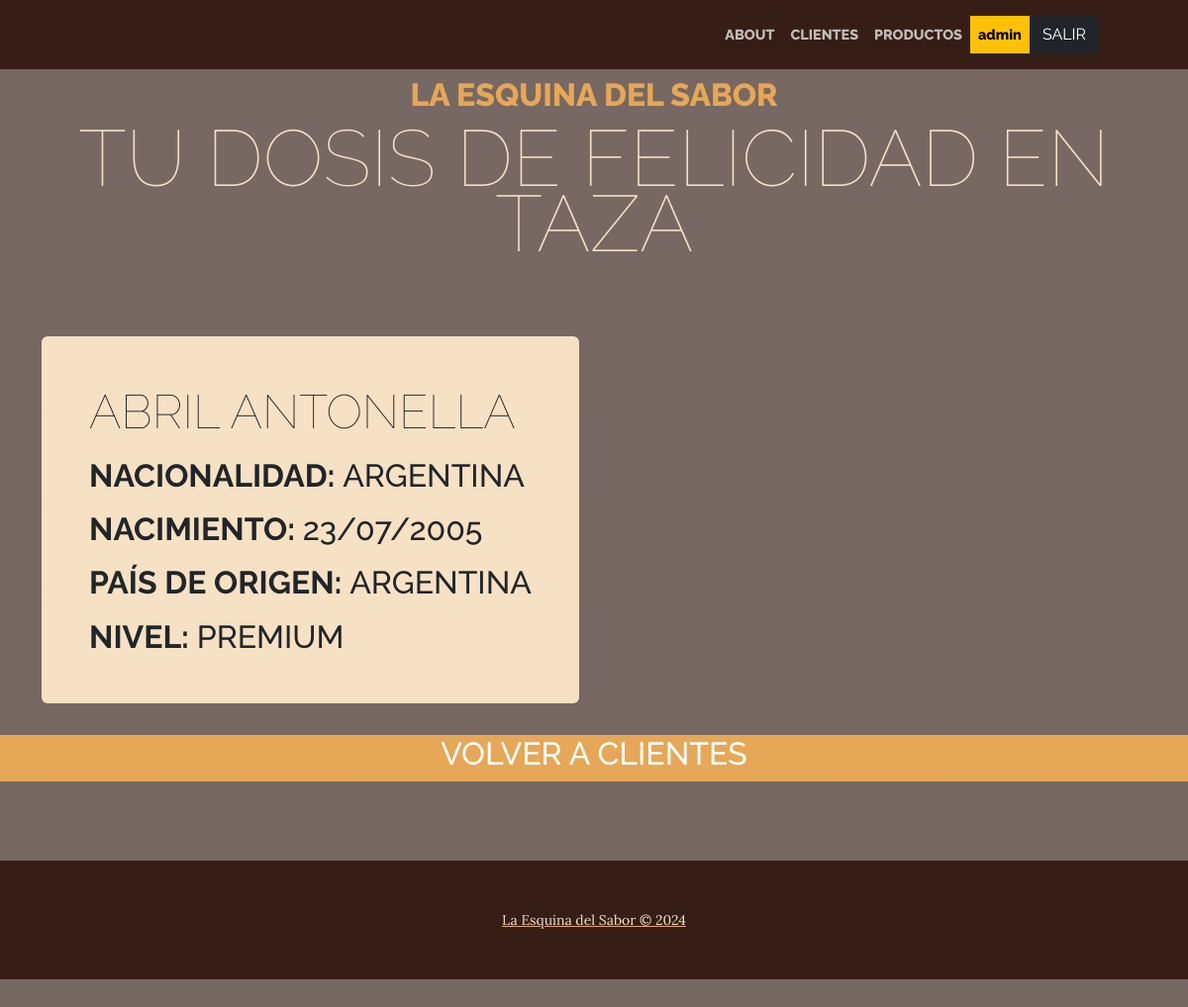
The app's page /cliente/cliente_detail/8 (signed in) with its own data.
### cliente/models.py (models this page shows, shortened)
class cliente(models.Model):
        nombre = models.CharField(max_length=200)
        apellido = models.CharField(max_length=50)
        nacimiento = models.DateField(null=True)
        pais_origen_id = models.ForeignKey(Pais, on_delete=models.SET_NULL, null=True, verbose_name="País de origen")
        nivel_sus = models.ForeignKey(suscripcion, on_delete=models.SET_NULL, null=True, verbose_name="Nivel")

class Pais(models.Model):
    nombre = models.CharField(max_length=50)
    def __str__(self):
        return self.nombre
    class Meta:
        verbose_name_plural = 'Países'

class suscripcion(models.Model):
    nivel = models.CharField(max_length=50)
    def __str__(self):
        return self.nivel

### cliente/views.py (the view)
# urls.py: path("cliente_detail/<int:pk>",views.cliente_detail,name="cliente_detail"),
def cliente_detail(request,pk):
    cliente = models.cliente.objects.filter(id=pk)
    context = {"cliente": cliente}
    return render(request, "cliente/cliente_detail.html",context)

### cliente/templates/cliente/cliente_detail.html (shortened to what this page needs)
{% extends 'core/base.html' %}
{% load static %}
{% block contenido %}
{% if user.is_authenticated %}
{% if user.username == 'admin' %}
<html lang="es">
    <head>
        <link rel="stylesheet" href="{% static 'core/css/estilos.css' %}">
    </head>
    <body>
        <section class="page-section">
            <div class="container">
            {% for Cliente in cliente %}
            <div class="product-item">
                <div class="product-item-title d-flex">
                    <div class="bg-faded p-5 d-flex me-auto rounded">
                        <h2 class="section-heading mb-0">
                            <span class="section-heading-lower">{{ Cliente.nombre }} {{Cliente.apellido}} </span>
                            <span class="fw-bold">Nacionalidad: </span> {{Cliente.pais_origen_id }}<br>
                            <span class="fw-bold">Nacimiento: </span> {{ Cliente.nacimiento|date:"d/m/Y" }} <br>
                            <span class="fw-bold">País de origen: </span> {{ Cliente.pais_origen_id }}<br>
                            <span class="fw-bold">Nivel: </span> {{ Cliente.nivel_sus }}
                        </h2>
                  </div>
                </div>
              </div>
            {% endfor %}
          </div>
    <SECtion>
      <a href="{% url 'cliente:Home' %}">
        <section class="page-section bg-primary" id="about">
          <div class="container px-4 px-lg-5">
              <div class="row gx-4 gx-lg-5 justify-content-center">
                  <div class="col-lg-8 text-center">
                      <h2 class="text-white mt-0">VOLVER A CLIENTES</h2>
                  </div>
              </div>
          </div>
      </section>
        <footer class="footer text-faded text-center py-5">
            <div class="container"><p class="m-0 small">La Esquina del Sabor &copy; 2024</p></div>
        </footer>
      {% endif %}
      {% endif %}
{% endblock contenido %}

### core/templates/core/base.html (shortened to what this page needs)
{% load static %}
<!DOCTYPE html>
<html lang="es">
    <head>
        <link href="{% static 'core/css/styles.css' %}" rel="stylesheet" />
    </head>
    <body>
        <header>
            <h1 class="site-heading text-center text-faded d-none d-lg-block">
                <span class="site-heading-upper text-primary mb-3">La Esquina del Sabor</span>
                <span class="site-heading-lower">Tu Dosis de Felicidad en Taza</span>
            </h1>
        </header>
        <nav class="navbar navbar-expand-lg navbar-light fixed-top py-3" id="mainNav">
            <div class="container px-4 px-lg-5">
                <div class="container">
                <div class="collapse navbar-collapse" id="navbarResponsive">
                    <ul class="navbar-nav ms-auto my-2 my-lg-0">
                        <li class="nav-item"><a class="nav-link" href="{% url 'core:about' %}">ABOUT</a></li>
                        {% if user.is_authenticated %}
                        {% if user.username == 'admin' %}
                            <li class="nav-item"><a class="nav-link" href="{% url 'cliente:Home' %}">CLIENTES</a></li>
                            <li class="nav-item"><a class="nav-link" href="{% url 'producto:Home' %}">PRODUCTOS</a></li>
                            <li class="nav-item"><a class="nav-link text-bg-warning">{{ user.username }}</a></li>
                            <li class="nav-item">
                            <form action="{% url 'core:logout' %}" method="post">
                                <button type="submit" class="btn btn-dark">SALIR</a></button>
                            </form>
                            </li>
                        {% endif %}
                        {% else %}
                        <li class="nav-item"><a class="nav-link" href="{% url 'core:login' %}">INICIAR SESIÓN</a></li>
                        <li class="nav-item"><a class="nav-link" href="{% url 'core:register' %}">REGISTRARSE</a></li>
                        {% endif %}
                    </ul>
                </div>
            </div>
        </nav>
        {% block contenido %}
        {% endblock contenido %}
</html>

### core/static/core/css/estilos.css (style rules this page uses)
* { margin:0; padding: 0; box-sizing: border-box; }

### records on screen
cliente: nombre "ABRIL", apellido "ANTONELLA", pais_origen_id "ARGENTINA", nacimiento "23/07/2005", nivel_sus "PREMIUM"

### other values on screen
{{ user.username }} "admin"
